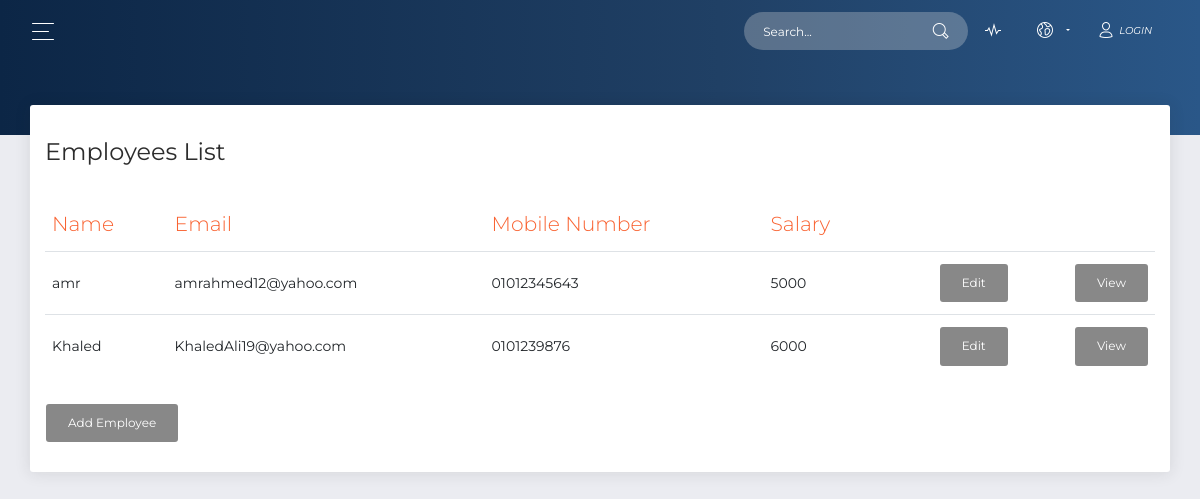
Page /public/employeesList.php on the committed database.
### tables this page shows
CREATE TABLE `user` (
  `ID` int(11) NOT NULL,
  `username` varchar(24) NOT NULL,
  `password` varchar(24) NOT NULL,
  `type` int(11) NOT NULL,
  `emp_ID` int(11) NOT NULL
);

CREATE TABLE `employee` (
  `ID` int(11) NOT NULL,
  `First_Name` varchar(24) NOT NULL,
  `Last_Name` varchar(24) NOT NULL,
  `email` varchar(32) NOT NULL,
  `address` varchar(24) NOT NULL,
  `Dep` varchar(30) NOT NULL,
  `mobile` varchar(24) NOT NULL,
  `DOB` date NOT NULL,
  `degree` varchar(24) NOT NULL,
  `emp_date` date NOT NULL,
  `salary` int(11) NOT NULL,
  `comp_id` int(11) NOT NULL
);

### app/view/view.php (called while the page is built, shortened)
<?php
abstract class View
{
    public function __construct($controller, $model)
    {
        $this->model = $model;
    }
}
?>

### app/model/employees_model.php (called while the page is built, shortened)
<?php
  require_once(__ROOT__ . "model/model.php");
  require_once(__ROOT__ . "model/Employee_model.php");
?>
<?php
class Employees extends Model {
    public $employees;
  function __construct() {
      $this->fillArray();
  }
  function fillArray() {
    $this->employees = array();
    $this->dbh = $this->connect();
    $result = $this->readEmployees();
    while ($row = $result->fetch_assoc())
    {
     array_push($this->employees, new Employee($row["ID"]));
    }
  }
  function getEmployees()
  {
    return $this->employees;
  }
  function readEmployees(){
    $sql = "SELECT * FROM employee";
    $result = $this->dbh->query($sql);
    if ($result->num_rows > 0){
        return $result;
    }
    else {
        return false;
    }
  }
}
?>

### app/model/employee_model.php (called while the page is built, shortened)
<?php
  require_once(__ROOT__ . "model/model.php");
?>
<?php
class Employee extends Model{
    private $empid;
    private $empfirstname;
    private $email;
    private $mobile;
    private $salary;
  function __construct($empid,$empfirstname="",$emplastname="",$email="",$address="",$dep="",$mobile="",$birthdate="",$edudegree="",$empdate="",$salary="",$compid="")
  {
    $this->empid = $empid;
  }
    public function getEmpid()
    {
        return $this->empid;
    }
    public function getMobile()
    {
        return $this->mobile;
    }
    public function getSalary()
    {
        return $this->salary;
    }
    public function getEmail()
    {
        return $this->email;
    }
    public function getEmpfirstname()
    {
        return $this->empfirstname;
    }
    function readEmployee($empid)
    {
        $sql = "SELECT * FROM user  JOIN  employee ON user.emp_ID = employee.ID WHERE user.emp_ID='$empid'";
        $db = $this->connect();
        $result = $db->query($sql);
        if($result->num_rows == 1)
        {
          $row = $db->fetchRow();
          $this->empfirstname = $row["First_Name"];
          $this->email = $row["email"];
          $this->mobile = $row["mobile"];
          $this->salary = $row["salary"];
        }
      }
    }

### app/db/dbh.php (called while the page is built, shortened)
<?php
class DBh
{
    private $servername;
    private $username;
    private $password;
    private $dbname;
    private $conn;
    function __construct()
    {
		$this->servername = DB_SERVER;
		$this->username = DB_USER;
		$this->password = DB_PASS;
        $this->dbname = DB_DATABASE;
	}
    public function connect()
    {
        $this->conn = new mysqli($this->servername, $this->username, $this->password, $this->dbname);
        return $this->conn;
    }
    function query($sql)
    {
        if (!empty($sql))
        {
            $this->result = $this->conn->query($sql);
            return $this->result;
        }
        else
        {
            return false;
        }
    }
}
?>

### app/model/model.php (called while the page is built, shortened)
<?php
require_once("../app/db/dbh.php");
abstract class Model
{
    protected $dbh;
    protected $conn;
    public function connect()
    {
        if(null === $this->conn)
        {
            $this->dbh = new Dbh();
        }
        return $this->dbh;
    }
}
?>

### app/view/Employees_view.php (the view)
<?php
require_once(__ROOT__ . "view/View.php");
class Empviewpage extends View{
    public function output()
    {
        $str = "";
        $str .= ' <div class="table-responsive"> <table class="table"> ';
        $str .= ' <thead class=" text-primary"> ';
        $str .= ' <th> Name </th> ';
        $str .= ' <th> Email </th> ';
        $str .= ' <th> Mobile Number </th> ';
        $str .= ' <th> Salary </th> ';
        $str .= ' <th class="text-right"> </th> ';
        $str .= ' </thead> <tbody> ';
        foreach ($this->model->getEmployees() as $Employee) {
            $str .= ' <tr>';
            $str .= ' <td>  ' . $Employee->getEmpfirstname() . '  </td> ';
            $str .= ' <td>  ' . $Employee->getEmail() . '  </td> ';
            $str .= ' <td>  ' . $Employee->getMobile() . '  </td> ';
            $str .= ' <td>  ' . $Employee->getSalary() . '  </td> ';
            $str .= ' <td class="text-right"><a class="btn" href="Demoedit.php?id='.$Employee->getEmpid().'" onclick="document.getElementById(\'id02\').style.display=\'block\' ,document.getElementById(\'id01\').style.display=\'none\'" > Edit </a></td> ';
            $str .= ' <td class="text-right"><a class="btn" href="Demodelete.php?id='.$Employee->getEmpid().'" onclick="document.getElementById(\'id03\').style.display=\'block\' ,document.getElementById(\'id01\').style.display=\'none\'" > View </a></td> ';
            $str .= ' </tr> ';
        }
        $str .= ' </tbody> ';
        $str .= ' </table> ';
        $str .= ' <a class="btn" href="addEmployee.php"> Add Employee </a> ';
        $str .= ' </div> ';
        return $str;
    }
}
?>

### rows in the picture
user: emp_ID.First_Name "amr", emp_ID.email "amrahmed12@yahoo.com", emp_ID.mobile "01012345643", emp_ID.salary "5000"
user: emp_ID.First_Name "Khaled", emp_ID.email "KhaledAli19@yahoo.com", emp_ID.mobile "0101239876", emp_ID.salary "6000"
